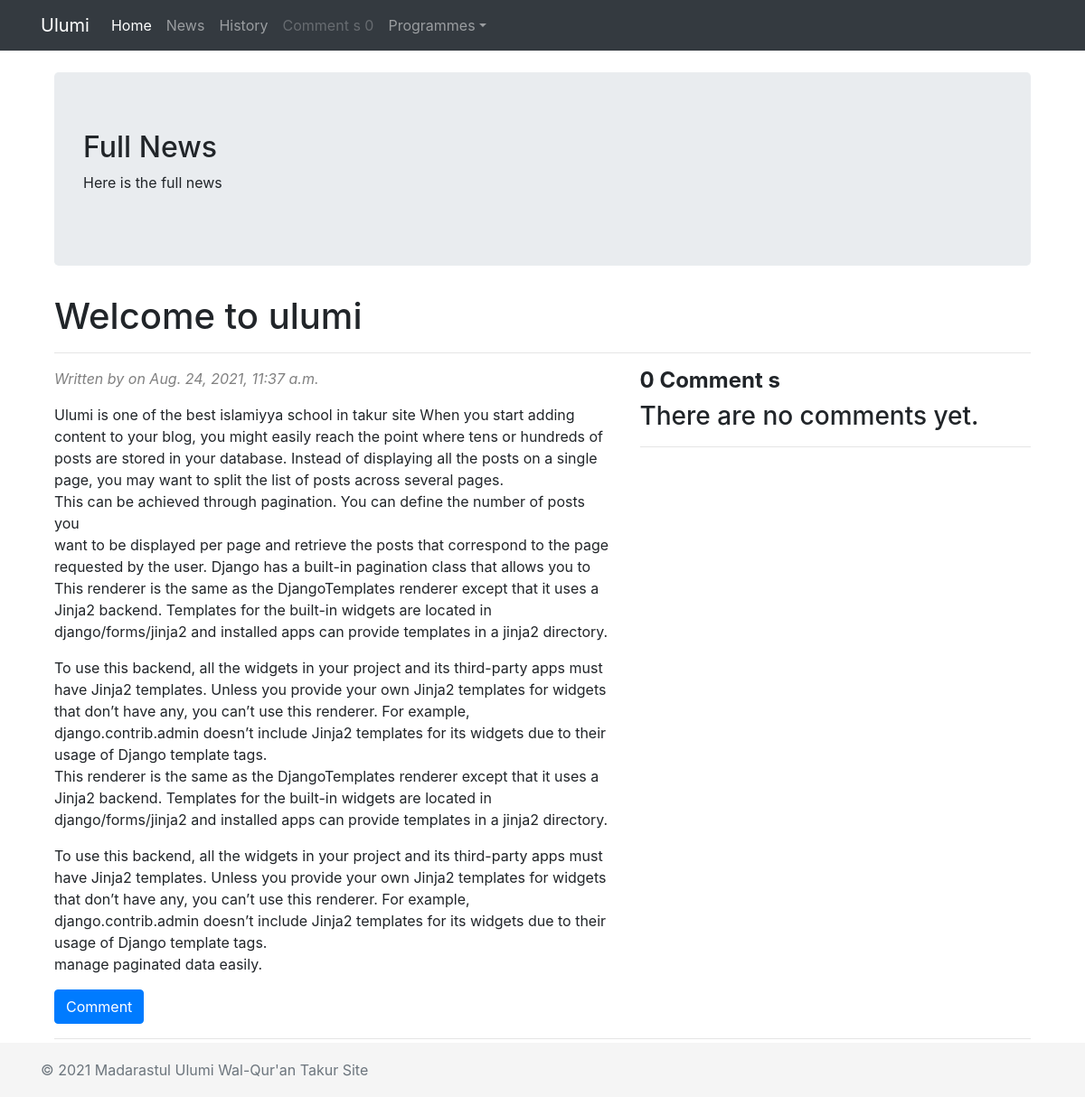
Page /2021/8/24/welcome-to-ulumi/ on the earlier database version.
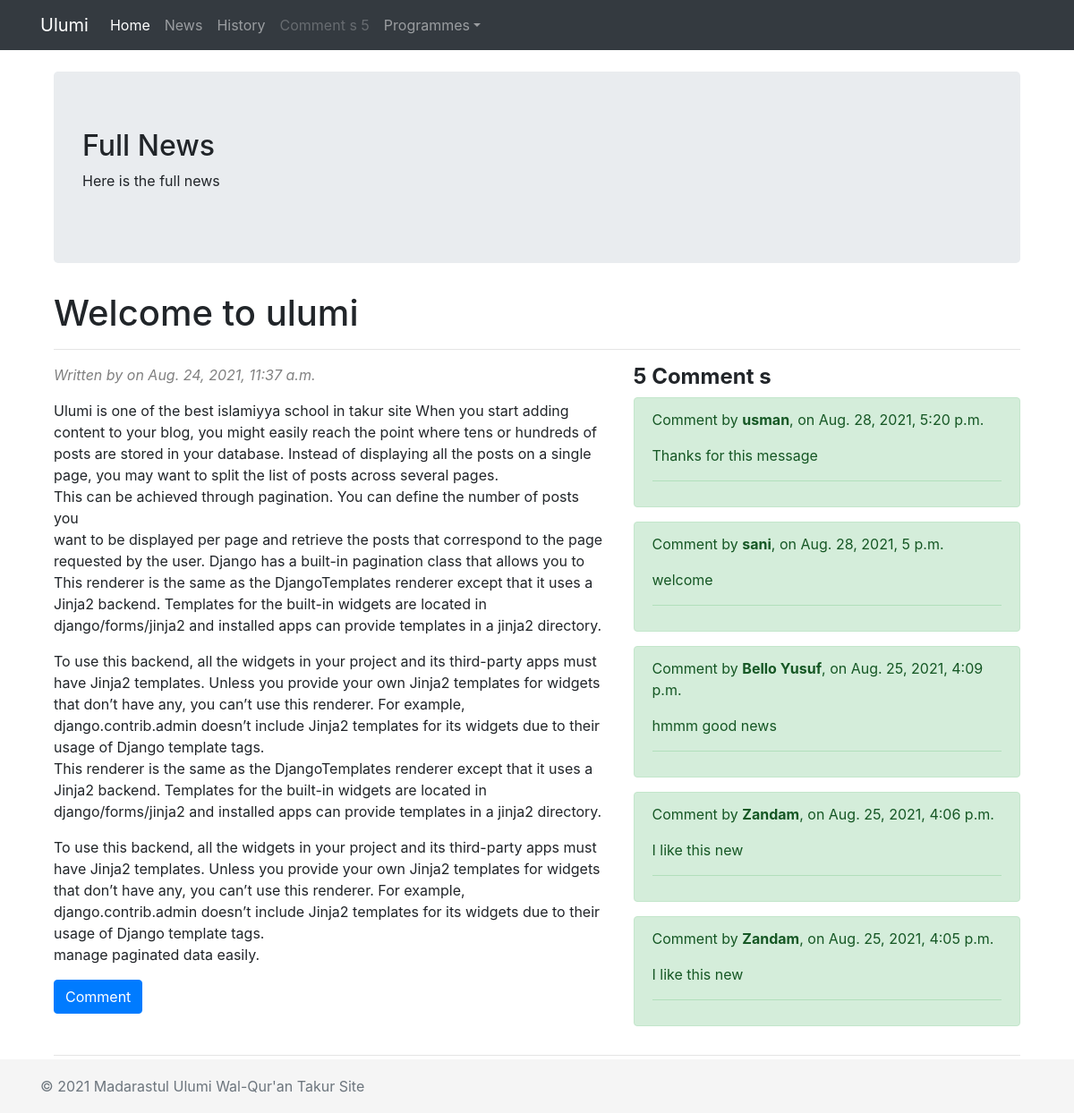
Same page on the later database version.
### web/models.py (models this page shows, shortened)
class News(models.Model):
    title = models.CharField(max_length=100)
    slug = models.SlugField(max_length=250, unique_for_date='written')
    body = models.TextField()
    author = models.ForeignKey(User, on_delete=models.CASCADE)
    written = models.DateTimeField(default=timezone.now)
    created = models.DateTimeField(auto_now_add=True)
    updated = models.DateTimeField(auto_now=True)
    class Meta:
        ordering = ['-title']

class Comment(models.Model):
    help_text = "user's comments"
    news = models.ForeignKey(News, on_delete=models.CASCADE,
                            related_name='comments')
    name = models.CharField(max_length=30)
    email = models.EmailField()
    message = models.TextField(help_text='We like to hear from you')
    created = models.DateTimeField(auto_now_add=True)
    updated = models.DateTimeField(auto_now=True)
    active = models.BooleanField(default=True)
    class Meta:
        ordering = ('-created',)

### web/views.py (the view)
# urls.py: path('<int:year>/<int:month>/<int:day>/<slug:news>/', views.full_detail, name='full_detail'),
def full_detail(request, year, month, day, news):
    news = get_object_or_404(News,
                        slug=news,
                        written__year = year,
                        written__month = month,
                        written__day = day)
    comments = news.comments.filter(active=True)
    new_comment = None
    if request.method == 'POST':
        comment_form = CommentForm(request.POST)
        if comment_form.is_valid():
            new_comment = comment_form.save(commit=False)
            new_comment.news = news
            new_comment.save()
            messages.success(request, messages)
    else:
        comment_form = CommentForm()
    return render(request, 'ulumi/full_detail.html',
                           {'news':news,
                           'comments':comments,
                           'new_comment':new_comment,
                           'comment_form':comment_form})

### web/templatetags/current_date_tags.py (called while the page is built)
@register.simple_tag
def current_time(format_string):
    return datetime.datetime.now().strftime(format_string)

### web/templates/ulumi/full_detail.html (shortened to what this page needs)
{% extends 'base.html' %}
{% block content %}
<div class="container">
        <div class="jumbotron">
            <h2>Full News</h2>
            <p>Here is the full news</p>
        </div>
        <h1>{{ news.title | capfirst}}</h1>
        <hr>
    <div class="row">
        <div class="col-sm-7">
            <p class="admin-time" style="font-style: italic; color: gray;">Written by <b>{{ user.first_name }} {{user.last_name}}</b> on {{ news.created }}</p>
            <p>{{ news.body | linebreaks }}</p>
        {% if new_comment %}
            {% comment %}
                    Intentionally left blank
            {% endcomment %}
        {% else %}
    <button type="button" class="btn btn-primary" data-toggle="modal" data-target="#exampleModal" data-whatever="">Comment</button>
        {% endif %}
            </div>
    <div class="col-md-5" id="comment">
        {% with comments.count as total_comments %}
            <h4 class="comment-color"> <b>{{ total_comments }}  Comment {{ total_comments|pluralize }}</b></h4>
        {% endwith %}
        {% for comment in comments %}
            <div class="alert alert-success" role="alert">
                <p>Comment by <b>{{ comment.name }}</b>, on {{ comment.created }}</p>
                <p> {{ comment.message }} </p>
                <hr>
            </div>
            {% empty %}
                <h3>There are no comments yet. </h3>
                <hr>
        {% endfor %}
    </div>
    </div>
    <hr>
</div>
{% endblock content %}

### web/templates/base.html (shortened to what this page needs)
{% load current_date_tags %}
{% load static %}
<!doctype html>
<html lang="en">
  <head>
    <link rel="stylesheet" href="{% static 'css/sticky-footer.css'%}">
    <link rel="stylesheet" href="{% static 'navbar.css' %}">
    <link rel="stylesheet" href="{% static 'css/style.css'%}">
    <link href="{% static 'css/carousel.css'%}" rel="stylesheet">
    <link href="{% static 'css/bootstrap.css' %}" rel="stylesheet">
  </head>
  <body>
    {% include 'navbar.html'%}
    <div class="container">
      {% block content %}
      {% endblock content %}
    </div>
    {% current_time "%Y" as year %}
    <footer class="footer">
      <div class="container">
        <span class="text-muted"> &COPY; {{ year }} Madarastul Ulumi Wal-Qur'an Takur Site </span>
      </div>
    </footer>
</body>
</html>

### web/templates/navbar.html (shortened to what this page needs)
<nav class="navbar navbar-expand-lg navbar-dark bg-dark fixed-top">
  <div class="container">
    <a class="navbar-brand" href="#">Ulumi</a>
    <div class="collapse navbar-collapse" id="navbarsExample07">
      <ul class="navbar-nav mr-auto">
        <li class="nav-item active">
          <a class="nav-link" href="{% url 'index'%}">Home <span class="sr-only">(current)</span></a>
        </li>
        <li class="nav-item">
          <a class="nav-link" href="{% url 'news_details'%}">News</a>
        </li>
        <li class="nav-item">
          <a class="nav-link" href="{% url 'history'%}">History</a>
        </li>
        <li class="nav-item">
          {% with comments.count as total_comments %}
              <a class="nav-link disabled"> Comment {{ total_comments|pluralize }} {{ total_comments }} </a>
          {% endwith %}
        </li>
        <li class="nav-item dropdown">
          <a class="nav-link dropdown-toggle" href="http://example.com" id="dropdown07" data-toggle="dropdown" aria-haspopup="true" aria-expanded="false">Programmes</a>
        </li>
      </ul>
    </div>
  </div>
</nav>

### web/static/css/sticky-footer.css (style rules this page uses)
html { position: relative; min-height: 100%; }
body { margin-bottom: 60px; }
.footer { position: absolute; bottom: 0; width: 100%; height: 60px; line-height: 60px; background-color: #f5f5f5; }
.container { width: auto; max-width: 680px; padding: 0 15px; }

### web/static/css/navbar.css (style rules this page uses)
body { padding-bottom: 20px; }
.navbar { margin-bottom: 20px; }

### web/static/css/style.css (style rules this page uses)
body { background-color: #f1f1f1; }
.admin-time { font-style: italic; color: gray; }
#comment { background-color: rgb(255, 255, 255); border-radius: 1em; }

### web/static/css/carousel.css (style rules this page uses)
body { padding-top: 3rem; padding-bottom: 3rem; color: #5a5a5a; }

Differences in the rows shown:
added Comment: name "usman", created "Aug. 28, 2021, 5:20 p.m.", message "Thanks for this message"
added Comment: name "sani", created "Aug. 28, 2021, 5 p.m.", message "welcome"
added Comment: name "Bello Yusuf", created "Aug. 25, 2021, 4:09 p.m.", message "hmmm good news"
added Comment: name "Zandam", created "Aug. 25, 2021, 4:06 p.m.", message "I like this new"
added Comment: name "Zandam", created "Aug. 25, 2021, 4:05 p.m.", message "I like this new"
Other differences:
{{ total_comments }}: "0" → "5"
text no longer shown: "There are no comments yet."
